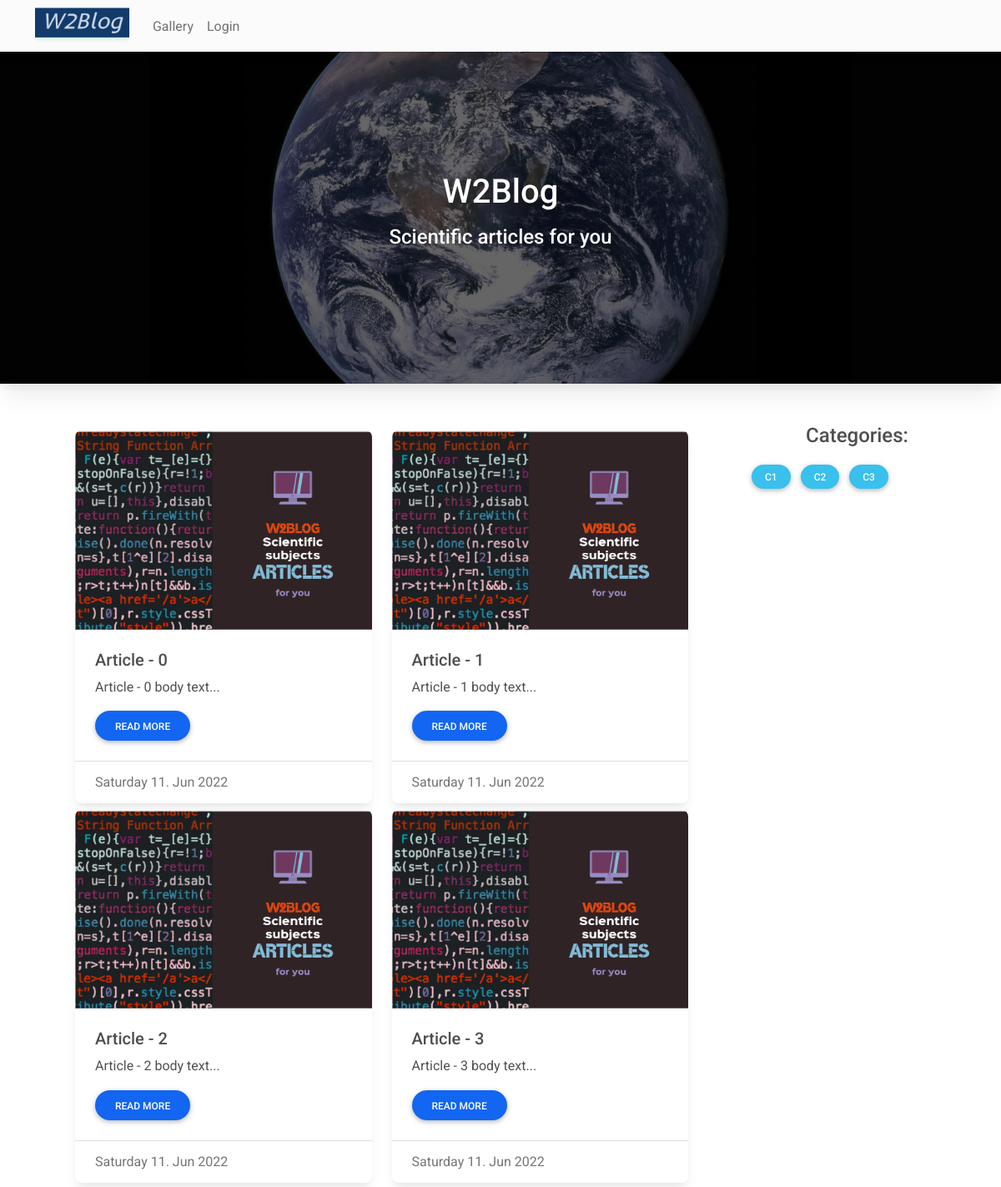
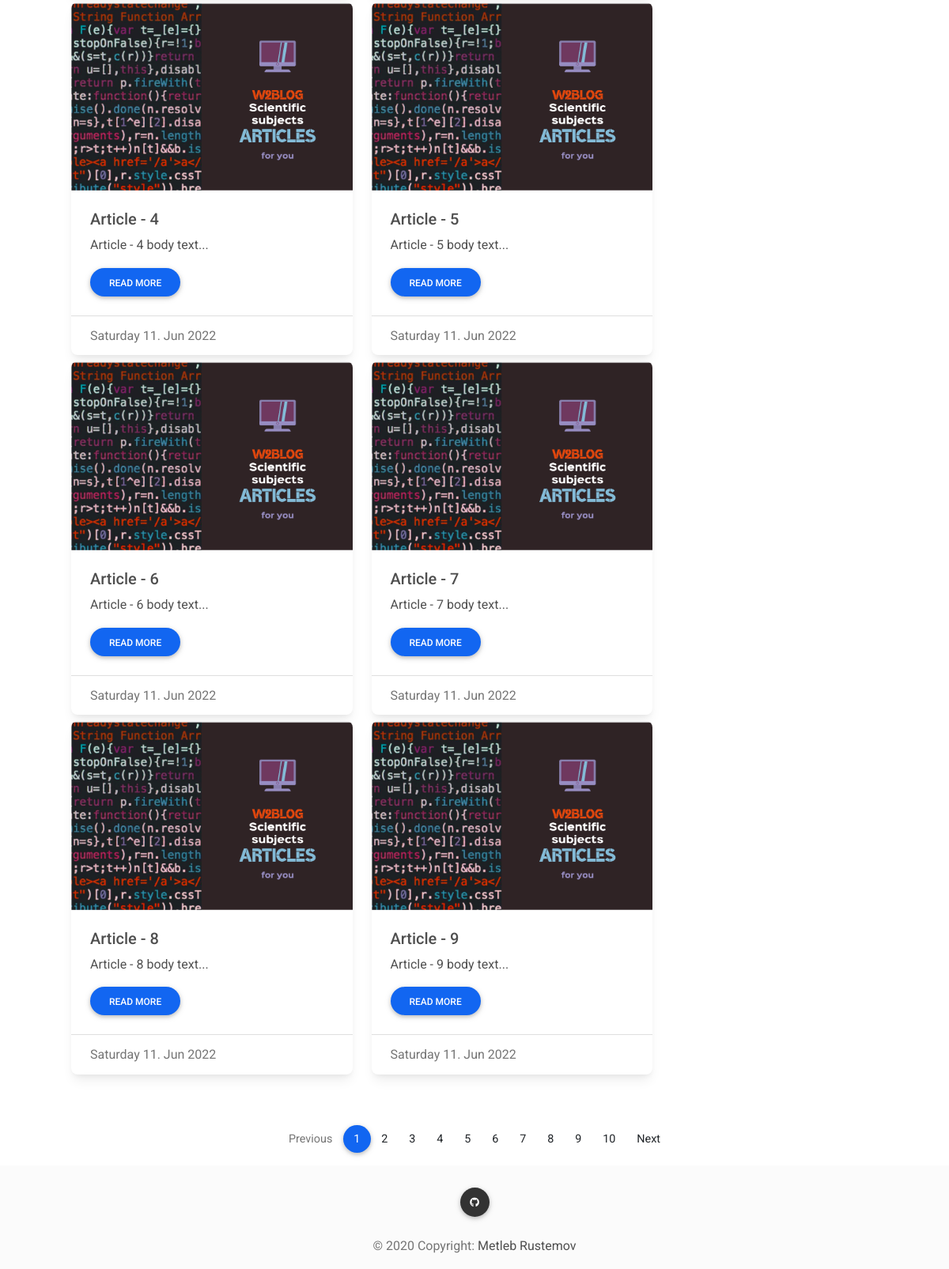
The page / on the database its author committed (2 pictures, top to bottom).
### app.py (models this page shows, shortened)
class Article(db.Model):
    id = db.Column(db.Integer, primary_key=True)
    verified = db.Column(db.Integer, default=-1) # approved by {admin.id}
    title = db.Column(db.String(80), nullable=False)
    subtitle = db.Column(db.String(80), nullable=False)
    image = db.Column(db.String(180), nullable=False, default="default_article_image.png")
    body = db.Column(db.Text, nullable=False)
    pub_date = db.Column(db.DateTime, nullable=False, default=datetime.datetime.utcnow)
    user_id = db.Column(db.Integer, db.ForeignKey('user.id'))
    categories = db.relationship("Category", secondary=article_categories, back_populates="articles")
    comments = db.relationship('Comment', backref='article')
    def get_date(self):
        return datetime.datetime.fromisoformat(str(self.pub_date)).strftime("%A %d. %b %Y")

class Category(db.Model):
    id = db.Column(db.Integer, primary_key=True)
    name = db.Column(db.String(25), unique=True, nullable=False)
    articles = db.relationship("Article", secondary=article_categories, back_populates="categories")

### app.py (the view, shortened to what this page needs)
@app.route("/")
@app.route("/category/<int:cat_id>")
def index(cat_id=None):
    w2b_context.clear()
    page = abs(request.args.get("p", 1, int))
    print(type(page), page)
    if "user_id" in session:
        user = User.query.filter_by(id=session['user_id']).first()
        w2b_context.update({"user":{"user_id":session['user_id'], "user":user}})
    else:
        w2b_context.update({"user":{"user_id":-1}})
    w2b_context.update({"categories":Category.query.all()})
    if cat_id == None :
        if (page-1)*10 < Article.query.filter(Article.verified>0).count():
            v_articles = Article.query.filter(Article.verified>0).paginate(page, 10, False)
        else:
            v_articles = Article.query.filter(Article.verified>0).paginate(1, 10, False)
        w2b_context.update({"articles":v_articles, "category":-1})
    return render_template("index.html", cntxt=w2b_context)

### templates/index.html (shortened to what this page needs)
{% extends "base.html" %}
{% block bgimage_content %}
    <div class="p-5 text-center bg-image shadow-5" style="
      background-image: url({{url_for('static', filename='img/dbg.jpg')}});
      height: 400px;
      margin-top: 60px;
    ">
      <div class="mask" style="background-color: rgba(0, 0, 0, 0.6);">
        <div class="d-flex justify-content-center align-items-center h-100">
          <div class="text-white">
            <h1 class="mb-3">W2Blog</h1>
            <h4 class="mb-3">Scientific articles for you</h4>
          </div>
        </div>
      </div>
    </div>
{% endblock %}
  {% block main_content %}
  <main>
    <section id="articles">
      <div class="container">
        <div class="row">
          <div class="col-md-9">
            <div class="m-5">
              <div class="row">
                {% for article in cntxt['articles'].items %}
                <div class="col-md-6">
                  <div class="card mt-2">
                    <div class="bg-image hover-overlay ripple" data-mdb-ripple-color="light">
                      <img src="{{ url_for('static', filename='media/'+article.image)}}" class="img-fluid" />
                    </div>
                    <div class="card-body">
                      <h5 class="card-title">{{article.title}}</h5>
                      <p class="card-text">
                        {{article.body[:150]+'...'}}
                      </p>
                      <a href="{{url_for('post', id=article.id)}}" class="btn btn-rounded btn-primary">Read more</a>
                    </div>
                    <div class="card-footer text-muted">{{article.get_date()}}</div>
                  </div>
                </div>
                {% endfor %}
              </div>
            </div>
          </div>
          <div class="col-md-3">
            <div class="mt-5  sticky-top" style="top: 65px;">
              <div class="d-block text-center mb-3">
                <h4>Categories:</h4>
              </div>
              {% for category in cntxt['categories'] %}
              {% if category.id == cntxt['category'] %}
              <button type="button" class="btn btn-info btn-rounded btn-sm m-1 disabled">{{category.name}}</button>
              {% else %}
              <a href="{{url_for('index', cat_id=category.id)}}">
                <button type="button" class="btn btn-info btn-rounded btn-sm m-1">{{category.name}}</button>
              </a>
              {% endif %}
              {% endfor %}
            </div>
          </div>
        </div>
      </div>
    </section>
    <section id="paging">
      <div class="container mt-3">
        <nav aria-label="Page navigation">
          <ul class="pagination pagination-circle  justify-content-center">
            {% if cntxt['articles'].has_prev %}
            <li class="page-item">
              <a href="{{request.base_url}}?p={{cntxt['articles'].prev_num}}" class="page-link">Previous</a>
            </li>
            {% else %}
            <li class="page-item disabled">
              <a class="page-link">Previous</a>
            </li>
            {% endif %}
            {% for p in range(1, (cntxt['articles'].pages+1)) %}
            {% if p!=cntxt['articles'].page %}
            <li class="page-item"><a class="page-link" href="{{request.base_url}}?p={{p}}">{{p}}</a></li>
            {% else %}
            <li class="page-item active" aria-current="page">
              <a class="page-link disabled">{{p}} <span class="visually-hidden">(current)</span></a>
            </li>
            {% endif %}
            {% endfor %}
            {% if cntxt['articles'].has_next %}
            <li class="page-item">
              <a href="{{request.base_url}}?p={{cntxt['articles'].next_num}}" class="page-link">Next</a>
            </li>
            {% else %}
            <li class="page-item disabled">
              <a class="page-link">Next</a>
            </li>
            {% endif %}
          </ul>
        </nav>
      </div>
    </section>
  </main>
  {% endblock %}

### templates/base.html (shortened to what this page needs)
{% import 'socialbuttons.html' as socialbuttons -%}
<!DOCTYPE html>
<html lang="en">
<head>
  <link rel="stylesheet" href="https://use.fontawesome.com/releases/v5.15.2/css/all.css" />
  <link rel="stylesheet" href="{{ url_for('static', filename='css/mdb.min.css') }}" />
</head>
<body>
  <header>
    <nav class="navbar navbar-expand-lg fixed-top navbar-scroll navbar-light bg-light">
      <div class="container">
        <div class="collapse navbar-collapse" id="navbarSupportedContent">
          <a class="navbar-brand mt-2 mt-lg-0 p-0" href="{{url_for('index')}}">
            <img src="{{ url_for('static', filename='img/w2blog_logo.png') }}" height="45" alt="" loading="lazy" />
          </a>
          <ul class="navbar-nav me-auto mb-2 mb-lg-0">
            <li class="nav-item">
              <a class="nav-link{% if request.path == '/gallery' %} active{% endif %}"
                href="{{url_for('gallery')}}">Gallery</a>
            </li>
            <li class="nav-item">
              <a class="nav-link{% if request.path == '/lr' %} active{% endif %}" href="{{url_for('lr')}}">Login</a>
            </li>
          </ul>
        </div>
      </div>
    </nav>
    {% block bgimage_content %}
    {% endblock %}
  </header>
  {% block main_content %}
  {% endblock %}
  <footer class="bg-light text-center text-white">
    <div class="container p-4 pb-0">
      <section class="mb-1">
        {{socialbuttons.circle_social("github", "https://github.com/Metleb1996/W2Blog")}}
      </section>
    </div>
    <div class="text-center p-3 bg-light text-muted" style="background-color: rgba(0, 0, 0, 0.2);">
      © 2020 Copyright:
      <a class="text-body" href="https://metleb1996.github.io/">Metleb Rustemov</a>
    </div>
  </footer>
</body>
</html>

### templates/socialbuttons.html (shortened to what this page needs)
{% macro circle_social(s_name, s_link) %}
{% if s_name=="github" %}
<a class="btn btn-primary btn-floating m-1" style="background-color: #333333;" href="{{s_link}}" role="button"><i
        class="fab fa-github"></i></a>
{% endif %}
{% endmacro %}

### rows shown on the page
Article: image (placeholder picture), title "Article - 0", body "Article - 0 body text...", get_date "Saturday 11. Jun 2022"
Article: image (placeholder picture), title "Article - 1", body "Article - 1 body text...", get_date "Saturday 11. Jun 2022"
Article: image (placeholder picture), title "Article - 2", body "Article - 2 body text...", get_date "Saturday 11. Jun 2022"
Article: image (placeholder picture), title "Article - 3", body "Article - 3 body text...", get_date "Saturday 11. Jun 2022"
Article: image (placeholder picture), title "Article - 4", body "Article - 4 body text...", get_date "Saturday 11. Jun 2022"
Article: image (placeholder picture), title "Article - 5", body "Article - 5 body text...", get_date "Saturday 11. Jun 2022"
Article: image (placeholder picture), title "Article - 6", body "Article - 6 body text...", get_date "Saturday 11. Jun 2022"
Article: image (placeholder picture), title "Article - 7", body "Article - 7 body text...", get_date "Saturday 11. Jun 2022"
Article: image (placeholder picture), title "Article - 8", body "Article - 8 body text...", get_date "Saturday 11. Jun 2022"
Article: image (placeholder picture), title "Article - 9", body "Article - 9 body text...", get_date "Saturday 11. Jun 2022"
Category: name "C1"
Category: name "C2"
Category: name "C3"

### other values the page prints
{{ p }} "1"
{{ p }} "2" "3" "4" "5" "6" "7" "8" "9" "10"
